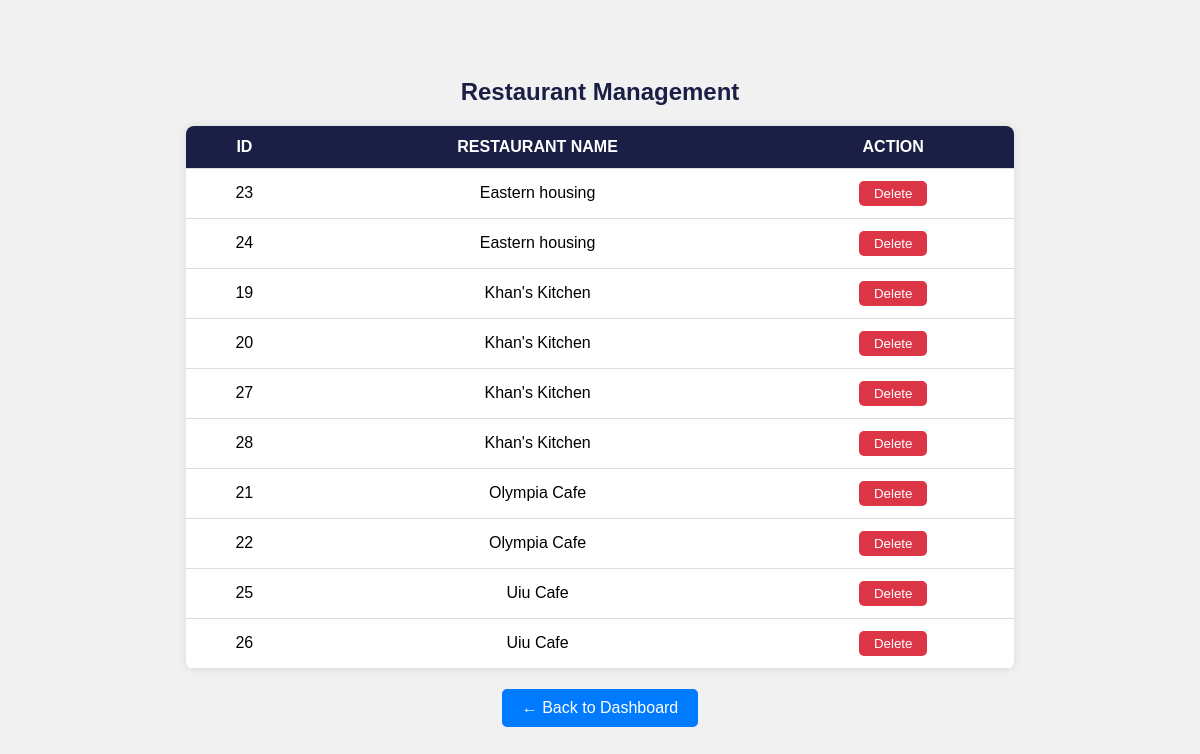
/admin/manage-restaurants.php (signed in), run on an earlier commit of the app's database.
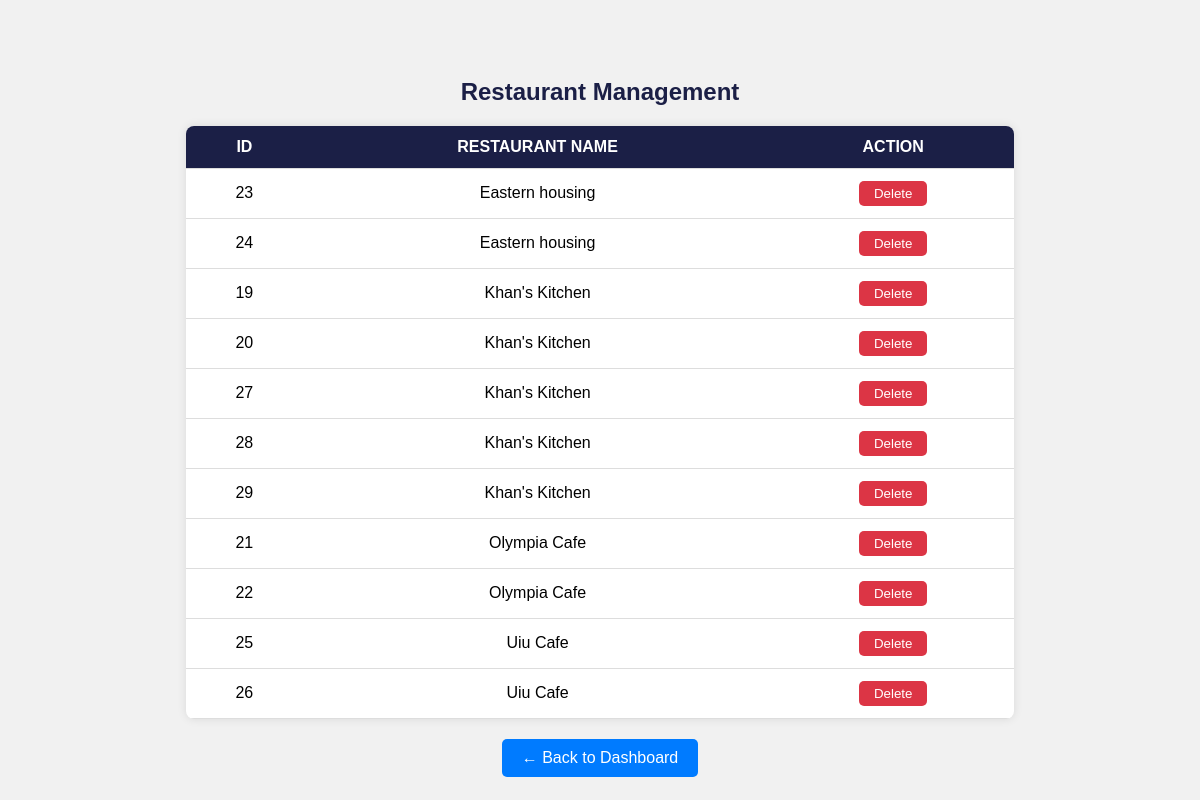
And on a later commit of the database.
### tables this page shows
CREATE TABLE `restaurants` (
  `id` int(11) NOT NULL,
  `restaurant_name` varchar(100) NOT NULL,
  `food_name` varchar(100) NOT NULL,
  `food_quantity` int(11) NOT NULL,
  `food_image` varchar(255) NOT NULL,
  `price` int(11) NOT NULL,
  `availability` enum('Available','Not Available') NOT NULL,
  `food_category` varchar(50) NOT NULL
);

### admin/manage-restaurants.php (the view, shortened to what this page needs)
<?php
$conn = new mysqli("localhost", "root", "", "uiu-canteen");
$sql = "SELECT id, restaurant_name FROM restaurants";
$result = $conn->query($sql);
?>
<!DOCTYPE html>
<html lang="en">
<head>
</head>
<body>
    <h2>Restaurant Management</h2>
    <table>
        <tr>
            <th>ID</th>
            <th>Restaurant Name</th>
            <th>Action</th>
        </tr>
        <?php
        if ($result->num_rows > 0) {
            while ($restaurant = $result->fetch_assoc()) {
                echo "<tr>
                        <td>{$restaurant['id']}</td>
                        <td>".htmlspecialchars($restaurant['restaurant_name'])."</td>
                        <td>
                            <form method='POST' action='delete-restaurant.php' onsubmit='return confirm(\"Are you sure you want to delete this restaurant?\");'>
                                <input type='hidden' name='restaurant_id' value='{$restaurant['id']}'>
                                <button type='submit' class='delete-btn'>Delete</button>
                            </form>
                        </td>
                      </tr>";
            }
        } else {
            echo "<tr><td colspan='3'>No restaurants found.</td></tr>";
        }
        ?>
    </table>
    <a href="admin.php" class="back-btn">← Back to Dashboard</a>
</body>
</html>

What changed in the data, as far as the page shows it:
added restaurants: id "29", restaurant_name "Khan's Kitchen"
